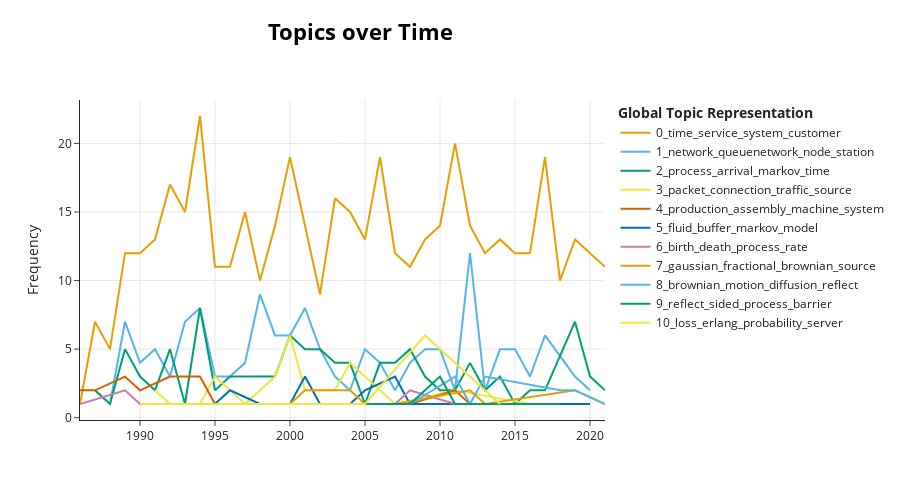

Notebook cell for this chart:
### Markdown cell above
## visualize Topics over time

### Code cell
topics_over_time = topic_model.topics_over_time(abstracts,  timestamps)
topic_model.visualize_topics_over_time(topics_over_time, top_n_topics=11, width=900, height=500)

### Figure 1 — Plotly figure (JSON) as saved in the notebook; plotly's stock layout.template omitted (floating-point values rounded to 4 significant figures)
{"data": [{"hoverinfo": "text", "hovertext": ["<b>Topic 0</b><br>Words: vacation, overview, survey, system, model", "<b>Topic 0</b><br>Words: unfinished, time, singleserver, service, work", "<b>Topic 0</b><br>Words: singleserver, inactive, representation, time, system", "<b>Topic 0</b><br>Words: singleserver, time, distribution, customer, service", "<b>Topic 0</b><br>Words: time, singleserver, service, wait, model", "<b>Topic 0</b><br>Words: time, service, system, customer, wait", "<b>Topic 0</b><br>Words: time, priority, service, poll, system", "<b>Topic 0</b><br>Words: system, time, singleserver, service, poll", "<b>Topic 0</b><br>Words: time, system, service, singleserver, distribution", "<b>Topic 0</b><br>Words: time, system, service, policy, class", "<b>Topic 0</b><br>Words: time, customer, service, singleserver, system", "<b>Topic 0</b><br>Words: service, time, server, singleserver, system", "<b>Topic 0</b><br>Words: server, vacation, system, service, policy", "<b>Topic 0</b><br>Words: time, system, service, policy, singleserver", "<b>Topic 0</b><br>Words: time, service, distribution, singleserver, system", "<b>Topic 0</b><br>Words: customer, time, vacation, singleserver, service", "<b>Topic 0</b><br>Words: poll, time, model, system, vacation", "<b>Topic 0</b><br>Words: time, vacation, system, service, customer", "<b>Topic 0</b><br>Words: service, time, customer, singleserver, system", "<b>Topic 0</b><br>Words: time, system, service, customer, singleserver", "<b>Topic 0</b><br>Words: time, singleserver, customer, service, system", "<b>Topic 0</b><br>Words: time, poll, service, system, distribution", "<b>Topic 0</b><br>Words: customer, system, class, control, time", "<b>Topic 0</b><br>Words: customer, system, service, priority, time", "<b>Topic 0</b><br>Words: time, service, cost, customer, system", "<b>Topic 0</b><br>Words: server, policy, system, time, service", "<b>Topic 0</b><br>Words: customer, time, cost, service, server", "<b>Topic 0</b><br>Words: customer, service, time, server, wait", "<b>Topic 0</b><br>Words: service, time, poll, system, server", "<b>Topic 0</b><br>Words: customer, system, time, optimal, service", "<b>Topic 0</b><br>Words: server, system, class, time, service", "<b>Topic 0</b><br>Words: customer, system, time, service, server", "<b>Topic 0</b><br>Words: customer, time, system, service, vacation", "<b>Topic 0</b><br>Words: service, customer, system, server, maintenance", "<b>Topic 0</b><br>Words: customer, strategic, equilibrium, time, service", "<b>Topic 0</b><br>Words: customer, service, time, equilibrium, system"], "marker": {"color": "#E69F00"}, "mode": "lines", "name": "0_time_service_system_customer", "type": "scatter", "x": [1986, 1987, 1988, 1989, 1990, 1991, 1992, 1993, 1994, 1995, 1996, 1997, 1998, 1999, 2000, 2001, 2002, 2003, 2004, 2005, 2006, 2007, 2008, 2009, 2010, 2011, 2012, 2013, 2014, 2015, 2016, 2017, 2018, 2019, 2020, 2021], "y": [1, 7, 5, 12, 12, 13, 17, 15, 22, 11, 11, 15, 10, 14, 19, 14, 9, 16, 15, 13, 19, 12, 11, 13, 14, 20, 14, 12, 13, 12, 12, 19, 10, 13, 12, 11]}, {"hoverinfo": "text", "hovertext": ["<b>Topic 1</b><br>Words: administration, network, alternately, transit, circuit", "<b>Topic 1</b><br>Words: sojourn, bound, distribution, test, generally", "<b>Topic 1</b><br>Words: network, queuenetwork, node, station, unit", "<b>Topic 1</b><br>Words: queuenetwork, network, message, packet, heavy", "<b>Topic 1</b><br>Words: node, network, queuenetwork, feedback, asymptotic", "<b>Topic 1</b><br>Words: queuenetwork, network, sensitivity, realization, factor", "<b>Topic 1</b><br>Words: queuenetwork, network, station, movement, global", "<b>Topic 1</b><br>Words: network, queuenetwork, productform, analysis, model", "<b>Topic 1</b><br>Words: ring, deadlock, network, queuenetwork, end", "<b>Topic 1</b><br>Words: queuenetwork, network, entrant, first, fbfs", "<b>Topic 1</b><br>Words: queuenetwork, network, stability, branch, state", "<b>Topic 1</b><br>Words: network, queuenetwork, traffic, collapse, heavy", "<b>Topic 1</b><br>Words: network, station, threestation, node, region", "<b>Topic 1</b><br>Words: network, queuenetwork, condition, station, node", "<b>Topic 1</b><br>Words: network, queuenetwork, node, productform, usage", "<b>Topic 1</b><br>Words: network, node, station, queuenetwork, attribute", "<b>Topic 1</b><br>Words: network, user, hypercube, orthant, srbm", "<b>Topic 1</b><br>Words: station, client, network, unit, queuenetwork", "<b>Topic 1</b><br>Words: network, queuenetwork, qna, traffic, node", "<b>Topic 1</b><br>Words: user, packet, network, transmission, channel", "<b>Topic 1</b><br>Words: network, construction, optical, recurrence, stability", "<b>Topic 1</b><br>Words: network, node, packet, limit, profile", "<b>Topic 1</b><br>Words: network, user, wireless, queuenetwork, primitive", "<b>Topic 1</b><br>Words: network, queuenetwork, state, heavy, traffic", "<b>Topic 1</b><br>Words: network, file, queuenetwork, enzymatic, flow", "<b>Topic 1</b><br>Words: network, wireless, queuenetwork, scheduling, csma", "<b>Topic 1</b><br>Words: queuenetwork, network, mix, efficiency, sample", "<b>Topic 1</b><br>Words: network, activation, delay, performance, dimension", "<b>Topic 1</b><br>Words: network, multihop, hop, policy, wireless", "<b>Topic 1</b><br>Words: link, network, index, multihop, qpra", "<b>Topic 1</b><br>Words: network, wireless, saturate, video, node", "<b>Topic 1</b><br>Words: network, channel, temporal, starvation, csma", "<b>Topic 1</b><br>Words: flow, heavy, network, limit, traffic"], "marker": {"color": "#56B4E9"}, "mode": "lines", "name": "1_network_queuenetwork_node_station", "type": "scatter", "x": [1987, 1988, 1989, 1990, 1991, 1992, 1993, 1994, 1995, 1996, 1997, 1998, 1999, 2000, 2001, 2002, 2003, 2004, 2005, 2006, 2007, 2008, 2009, 2010, 2011, 2012, 2013, 2014, 2015, 2016, 2017, 2019, 2020], "y": [2, 1, 7, 4, 5, 3, 7, 8, 3, 3, 4, 9, 6, 6, 8, 5, 3, 2, 5, 4, 2, 4, 5, 5, 2, 12, 2, 5, 5, 3, 6, 3, 2]}, {"hoverinfo": "text", "hovertext": ["<b>Topic 2</b><br>Words: multiserver, stationary, withe, caser, soman", "<b>Topic 2</b><br>Words: double, channel, space, finite, markov", "<b>Topic 2</b><br>Words: process, carrier, unit, markov, system", "<b>Topic 2</b><br>Words: process, renewal, batch, retrial, system", "<b>Topic 2</b><br>Words: transition, complex, union, dimensional, function", "<b>Topic 2</b><br>Words: point, discrete, process, arrival, asta", "<b>Topic 2</b><br>Words: autocovariance, autocorrelation, batch, arrival, special", "<b>Topic 2</b><br>Words: process, arrival, time, markov, distribution", "<b>Topic 2</b><br>Words: departure, equation, process, chain, poisson", "<b>Topic 2</b><br>Words: denumerable, process, approximation, solution, markov", "<b>Topic 2</b><br>Words: overflow, markov, discrete, time, process", "<b>Topic 2</b><br>Words: ergodicity, process, infinite, distribution, subexponential", "<b>Topic 2</b><br>Words: process, synchronization, markov, token, map", "<b>Topic 2</b><br>Words: process, arrival, markov, retrial, stationary", "<b>Topic 2</b><br>Words: arrival, markov, dimensional, time, state", "<b>Topic 2</b><br>Words: arrival, process, markov, catastrophe, time", "<b>Topic 2</b><br>Words: nonhomogeneous, process, correlate, arrival, markov", "<b>Topic 2</b><br>Words: counting, cpu, explicit, process, solution", "<b>Topic 2</b><br>Words: retrial, process, distribution, time, discrete", "<b>Topic 2</b><br>Words: retrial, multiserver, process, arrival, type", "<b>Topic 2</b><br>Words: stage, environment, state, process, arrival", "<b>Topic 2</b><br>Words: markov, process, event, stationary, overwhelming", "<b>Topic 2</b><br>Words: bulk, quasi, stop, arrival, invariant", "<b>Topic 2</b><br>Words: loyne, mass, concern, couple, process", "<b>Topic 2</b><br>Words: point, walk, exact, process, random", "<b>Topic 2</b><br>Words: walk, phase, random, productform, reflect", "<b>Topic 2</b><br>Words: productform, markov, truncation, arrival, stationary", "<b>Topic 2</b><br>Words: qbd, geometrically, matrix, distribute, batch", "<b>Topic 2</b><br>Words: gate, invariant, opening, walk, geometric", "<b>Topic 2</b><br>Words: inter, arrival, time, service, process", "<b>Topic 2</b><br>Words: arrival, distribution, stationary, batch, infinite", "<b>Topic 2</b><br>Words: bulk, process, markov, moment, arrival", "<b>Topic 2</b><br>Words: time, inter, walk, correlate, random"], "marker": {"color": "#009E73"}, "mode": "lines", "name": "2_process_arrival_markov_time", "type": "scatter", "x": [1987, 1988, 1989, 1990, 1991, 1992, 1993, 1994, 1995, 1996, 1997, 1999, 2000, 2001, 2002, 2003, 2004, 2005, 2006, 2007, 2008, 2009, 2010, 2011, 2012, 2013, 2014, 2015, 2016, 2017, 2019, 2020, 2021], "y": [2, 1, 5, 3, 2, 5, 1, 8, 2, 3, 3, 3, 6, 5, 5, 4, 4, 1, 4, 4, 5, 3, 2, 2, 4, 2, 3, 1, 2, 2, 7, 3, 2]}, {"hoverinfo": "text", "hovertext": ["<b>Topic 3</b><br>Words: packet, timeslot, number, call, increase", "<b>Topic 3</b><br>Words: packet, real, loss, consecutive, gap", "<b>Topic 3</b><br>Words: mmrp, packet, flow, fluid, stream", "<b>Topic 3</b><br>Words: source, active, widthband, burst, message", "<b>Topic 3</b><br>Words: class, different, traffic, admission, cell", "<b>Topic 3</b><br>Words: cell, connection, feedback, delay, traffic", "<b>Topic 3</b><br>Words: flow, traffic, switch, control, buffer", "<b>Topic 3</b><br>Words: buffer, bound, traffic, packet, overflow", "<b>Topic 3</b><br>Words: quality, trade, widthband, cell, curve", "<b>Topic 3</b><br>Words: packet, source, widthband, traffic, frame", "<b>Topic 3</b><br>Words: tcp, stream, connection, exogenous, control", "<b>Topic 3</b><br>Words: flow, gateway, tcp, ecn, case", "<b>Topic 3</b><br>Words: file, transfer, limit, acommunication, diffusion", "<b>Topic 3</b><br>Words: connection, network, congestion, packet, transmit", "<b>Topic 3</b><br>Words: tcp, compound, window, loss, packet", "<b>Topic 3</b><br>Words: cubic, loss, tcp, connection, packet"], "marker": {"color": "#F0E442"}, "mode": "lines", "name": "3_packet_connection_traffic_source", "type": "scatter", "x": [1991, 1992, 1994, 1995, 1997, 1998, 1999, 2000, 2001, 2003, 2004, 2006, 2007, 2011, 2016, 2018], "y": [2, 1, 1, 3, 1, 2, 3, 6, 2, 2, 4, 2, 1, 2, 1, 1]}, {"hoverinfo": "text", "hovertext": ["<b>Topic 4</b><br>Words: assembly, class, group, area, customer", "<b>Topic 4</b><br>Words: item, group, assembly, sizem, testing", "<b>Topic 4</b><br>Words: machine, operator, part, production, request", "<b>Topic 4</b><br>Words: production, line, wat, output, model", "<b>Topic 4</b><br>Words: system, line, method, approximate, design", "<b>Topic 4</b><br>Words: assembly, line, machine, production, system", "<b>Topic 4</b><br>Words: assembly, cyclic, kitting, production, system", "<b>Topic 4</b><br>Words: machine, worker, item, operation, production", "<b>Topic 4</b><br>Words: production, stage, inspection, coordinate, item", "<b>Topic 4</b><br>Words: subarea, vectorial, certain, cramr, expect", "<b>Topic 4</b><br>Words: assembly, component, procurement, lead, synchronization", "<b>Topic 4</b><br>Words: coalescence, batch, incomplete, unit, model", "<b>Topic 4</b><br>Words: production, part, inventory, make, type", "<b>Topic 4</b><br>Words: inventory, departure, stock, inter, production", "<b>Topic 4</b><br>Words: expedite, leadtime, component, assemble, volume", "<b>Topic 4</b><br>Words: production, inventory, product, order, problem", "<b>Topic 4</b><br>Words: wait, model, system, internally, accord", "<b>Topic 4</b><br>Words: reservation, frame, overbooke, item, ahead"], "marker": {"color": "#D55E00"}, "mode": "lines", "name": "4_production_assembly_machine_system", "type": "scatter", "x": [1986, 1987, 1989, 1990, 1992, 1993, 1994, 1995, 1996, 1997, 2001, 2002, 2003, 2004, 2008, 2011, 2012, 2019], "y": [2, 2, 3, 2, 3, 3, 3, 1, 1, 1, 1, 1, 1, 1, 1, 2, 1, 1]}, {"hoverinfo": "text", "hovertext": ["<b>Topic 5</b><br>Words: fluid, input, output, buffer, expression", "<b>Topic 5</b><br>Words: fluid, buffer, polynomial, interpolate, source", "<b>Topic 5</b><br>Words: source, fluid, buffer, regenerative, content", "<b>Topic 5</b><br>Words: fluid, markov, method, model, modulate", "<b>Topic 5</b><br>Words: fluid, markov, buffer, input, infinite", "<b>Topic 5</b><br>Words: fluid, regulate, brownian, modulate, buffer", "<b>Topic 5</b><br>Words: fluid, reservoir, second, markov, buffer", "<b>Topic 5</b><br>Words: fluid, buffer, modulate, model, markov", "<b>Topic 5</b><br>Words: fluid, transient, asymptotic, model, input", "<b>Topic 5</b><br>Words: fluid, finite, buffer, stream, model", "<b>Topic 5</b><br>Words: fluid, buffer, level, content, jump", "<b>Topic 5</b><br>Words: second, fluid, first, content, buffer", "<b>Topic 5</b><br>Words: fluid, buffer, drift, null, loss", "<b>Topic 5</b><br>Words: fluid, computation, correlation, couple, markov", "<b>Topic 5</b><br>Words: fluid, play, buffer, model, extreme", "<b>Topic 5</b><br>Words: sfm, fluid, model, bean, develop", "<b>Topic 5</b><br>Words: fluid, matrix, level, solution, order", "<b>Topic 5</b><br>Words: buffer, fluid, model, network, infinite", "<b>Topic 5</b><br>Words: fluid, markov, modulate, erlangization, length"], "marker": {"color": "#0072B2"}, "mode": "lines", "name": "5_fluid_buffer_markov_model", "type": "scatter", "x": [1994, 1995, 1996, 1998, 1999, 2000, 2001, 2002, 2004, 2005, 2007, 2008, 2010, 2013, 2014, 2015, 2017, 2019, 2020], "y": [1, 1, 2, 1, 1, 1, 3, 1, 1, 2, 3, 1, 1, 1, 1, 1, 1, 1, 1]}, {"hoverinfo": "text", "hovertext": ["<b>Topic 6</b><br>Words: birth, death, almost, process, comparison", "<b>Topic 6</b><br>Words: birth, death, density, sojourn, mean", "<b>Topic 6</b><br>Words: birth, death, threshold, active, quantity", "<b>Topic 6</b><br>Words: death, birth, process, ramification, nonexponential", "<b>Topic 6</b><br>Words: birth, death, transition, combinatoric, combinatorial", "<b>Topic 6</b><br>Words: nest, matrix, chain, death, birth", "<b>Topic 6</b><br>Words: death, birth, perturb, algorithmic, inverse", "<b>Topic 6</b><br>Words: bdp, mean, birth, death, nonhomogeneous", "<b>Topic 6</b><br>Words: periodic, death, birth, transient, quasi", "<b>Topic 6</b><br>Words: birth, death, rate, output, periodic", "<b>Topic 6</b><br>Words: augmentation, norm, birth, death, truncation", "<b>Topic 6</b><br>Words: death, birth, coordinate, dimensional, quasi", "<b>Topic 6</b><br>Words: tailasymptotic, parallel, roll, qbd, concerned", "<b>Topic 6</b><br>Words: birth, death, fit, process, state", "<b>Topic 6</b><br>Words: periodic, birth, death, arcsine, sinusoidal", "<b>Topic 6</b><br>Words: death, birth, balance, transition, principle", "<b>Topic 6</b><br>Words: dimensional, formulae, discrete, process, birth"], "marker": {"color": "#CC79A7"}, "mode": "lines", "name": "6_birth_death_process_rate", "type": "scatter", "x": [1986, 1989, 1990, 1992, 1997, 2003, 2004, 2006, 2007, 2008, 2011, 2012, 2013, 2014, 2016, 2017, 2018], "y": [1, 2, 1, 1, 1, 1, 1, 1, 1, 2, 1, 1, 1, 1, 1, 1, 1]}, {"hoverinfo": "text", "hovertext": ["<b>Topic 7</b><br>Words: fractional, source, storage, brownian, motion", "<b>Topic 7</b><br>Words: range, brownian, motion, fractional, input", "<b>Topic 7</b><br>Words: buffer, source, decay, small, fluid", "<b>Topic 7</b><br>Words: gaussian, fractional, motion, brownian, input", "<b>Topic 7</b><br>Words: fractional, brownian, traffic, multiplexe, statistical", "<b>Topic 7</b><br>Words: gaussian, equivalence, note, source, reduce", "<b>Topic 7</b><br>Words: largedeviation, path, range, principle, family", "<b>Topic 7</b><br>Words: source, fluid, square, integrate, inverse", "<b>Topic 7</b><br>Words: heavy, gaussian, traffic, fractional, light", "<b>Topic 7</b><br>Words: gaussian, derived, sub, accurately, behave", "<b>Topic 7</b><br>Words: gaussian, tailasymptotic, identify, coordinate, largedeviation", "<b>Topic 7</b><br>Words: gaussian, correlate, decay, rate, input"], "marker": {"color": "#E69F00"}, "mode": "lines", "name": "7_gaussian_fractional_brownian_source", "type": "scatter", "x": [1996, 2000, 2001, 2002, 2004, 2005, 2006, 2007, 2012, 2013, 2019, 2021], "y": [1, 1, 2, 2, 2, 1, 1, 1, 2, 1, 2, 1]}, {"hoverinfo": "text", "hovertext": ["<b>Topic 8</b><br>Words: invariance, principle, semimartingale, srbm, brownian", "<b>Topic 8</b><br>Words: quadrant, solution, variational, provide, srbms", "<b>Topic 8</b><br>Words: diffusion, coefficient, convergence, discontinuous, semimartingale", "<b>Topic 8</b><br>Words: quadrant, brownian, boundary, semimartingale, reflection", "<b>Topic 8</b><br>Words: srbm, brownian, positive, motion, reflect", "<b>Topic 8</b><br>Words: variational, negative, orthant, reflective, problem", "<b>Topic 8</b><br>Words: srbm, diffusion, quadrant, geometric, convergence", "<b>Topic 8</b><br>Words: convergence, reflect, brownian, motion, equilibrium", "<b>Topic 8</b><br>Words: brownian, motion, convergence, exponential, process", "<b>Topic 8</b><br>Words: formula, revise, semimartingale, generalisation, dimensional"], "marker": {"color": "#56B4E9"}, "mode": "lines", "name": "8_brownian_motion_diffusion_reflect", "type": "scatter", "x": [1998, 2001, 2002, 2008, 2011, 2012, 2013, 2018, 2019, 2021], "y": [1, 1, 1, 1, 3, 1, 3, 2, 2, 1]}, {"hoverinfo": "text", "hovertext": ["<b>Topic 9</b><br>Words: largedeviation, reflect, infimum, minimization, process", "<b>Topic 9</b><br>Words: reflect, process, reflection, property, transient", "<b>Topic 9</b><br>Words: barrier, sided, passage, reflect, first", "<b>Topic 9</b><br>Words: tail, tandem, input, asymptotic, tailasymptotic", "<b>Topic 9</b><br>Words: sided, reflection, reflect, process, input", "<b>Topic 9</b><br>Words: sided, reflect, barrier, loss, process", "<b>Topic 9</b><br>Words: reflect, lvy, attain, sided, contribution", "<b>Topic 9</b><br>Words: reflect, passage, sided, barrier, jump", "<b>Topic 9</b><br>Words: lvy, reflect, sided, barrier, ann"], "marker": {"color": "#009E73"}, "mode": "lines", "name": "9_reflect_sided_process_barrier", "type": "scatter", "x": [1998, 2003, 2006, 2008, 2009, 2010, 2011, 2012, 2018], "y": [1, 1, 1, 1, 2, 3, 1, 1, 1]}, {"hoverinfo": "text", "hovertext": ["<b>Topic 10</b><br>Words: erlang, qualitative, blocking, loss, model", "<b>Topic 10</b><br>Words: classj, loading, erlang, critical, loss", "<b>Topic 10</b><br>Words: loss, probability, concave, multiserver, capacity", "<b>Topic 10</b><br>Words: erlang, loss, datum, stream, system", "<b>Topic 10</b><br>Words: loss, erlang, probability, bound, network", "<b>Topic 10</b><br>Words: erlang, loss, hit, boundary, load"], "marker": {"color": "#F0E442"}, "mode": "lines", "name": "10_loss_erlang_probability_server", "type": "scatter", "x": [1990, 1991, 1994, 2005, 2009, 2014], "y": [1, 1, 1, 1, 6, 1]}], "layout": {"height": 500, "hoverlabel": {"bgcolor": "white", "font": {"family": "Rockwell", "size": 16}}, "legend": {"title": {"text": "<b>Global Topic Representation"}}, "title": {"font": {"color": "Black", "size": 22}, "text": "<b>Topics over Time", "x": 0.4, "xanchor": "center", "y": 0.95, "yanchor": "top"}, "width": 900, "xaxis": {"autorange": true, "range": [1986, 2021], "showgrid": true, "type": "linear"}, "yaxis": {"autorange": true, "range": [-0.1667, 23.17], "showgrid": true, "title": {"text": "Frequency"}, "type": "linear"}}}
